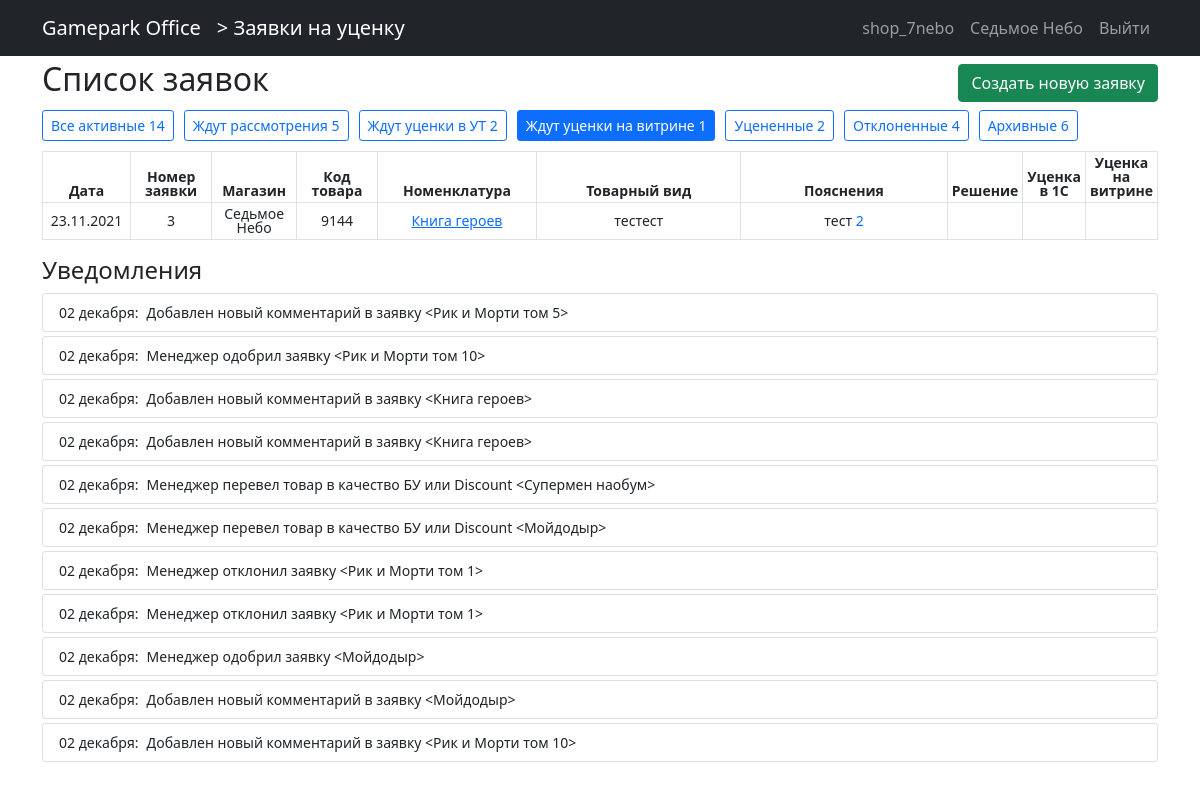
The app's page /zayavki/ (signed in) with its own data.
### users/models.py (models this page shows)
class User(AbstractUser):
    email = models.EmailField(blank=True)
    role = models.ForeignKey(Roles, on_delete=models.PROTECT, null=True, default=None)
    shop = models.ForeignKey(Shops, on_delete=models.PROTECT, null=True, default=None, blank=True)

class Shops(models.Model):
    nameshop = models.CharField(max_length=30)
    class Meta:
        verbose_name_plural = "Магазины"
        verbose_name = "Магазин"
    def __str__(self):
        return self.nameshop

### zayavki/models.py (models this page shows, shortened)
class FiltersOfZayavok(models.Model):
    label = models.CharField(max_length=30)  # Название/отображение на сайте
    link = models.CharField(max_length=10)  # как будет отображаться в ссылке
    status1 = models.BooleanField(default=None, null=True)  # одобрено
    status2 = models.BooleanField(default=None, null=True)  # отклонено
    status3 = models.BooleanField(default=None, null=True)  # уценено
    status4 = models.BooleanField(default=None, null=True)  # ценник сменен
    status5 = models.BooleanField(default=None, null=True)  # в архиве
    status6 = models.BooleanField(default=None, null=True)
    for_roles = models.ManyToManyField(Roles)
    class Meta:
        verbose_name_plural = "Фильтры заявок"
        verbose_name = "Фильтр заявок"

class Zayavka(models.Model):
    user = models.ForeignKey(
        User, default=None, null=True, on_delete=models.PROTECT)
    data = models.DateField(auto_now_add=True)
    category = models.ForeignKey(Category, on_delete=models.PROTECT)
    code = models.CharField(max_length=10)
    name = models.CharField(max_length=100)
    description = models.TextField()
    clarification = models.TextField()
    foto1 = models.ImageField(upload_to="zayavki/foto", blank=True)
    foto2 = models.ImageField(upload_to="zayavki/foto", blank=True)
    status1 = models.BooleanField(default=False)  # одобрено
    status2 = models.BooleanField(default=False)  # отклонено
    status3 = models.BooleanField(default=False)  # уценено
    status4 = models.BooleanField(default=False)  # ценник сменен
    status5 = models.BooleanField(default=False)  # в архиве
    status6 = models.BooleanField(default=False)
    clarification_of_manager = models.CharField(max_length=150, blank=True)
    manager = models.ForeignKey(
        User, default=None, null=True, on_delete=models.PROTECT, related_name='+')
    class Meta:
        verbose_name_plural = "Заявки"
        verbose_name = "Заявка"
    def __str__(self):
        return self.name
    def get_count_comments(self):
        return Comments2.objects.filter(object_id=self.id).count()

class Notifications2(models.Model):
    created = models.DateField(auto_now_add=True)
    recipient = models.ManyToManyField(User)
    zayavka = models.ForeignKey(
        Zayavka, default=None, null=True, on_delete=models.PROTECT)
    text = models.CharField(max_length=250)
    class Meta:
        verbose_name_plural = "Уведомления"
        verbose_name = "Уведомление"

### zayavki/views.py (the view)
# urls.py: path("", ZayavkaFilterList.as_view(), name="zayavki_list"),
class ZayavkaFilterList(LoginRequiredMixin, ListView):
    model = Zayavka
    paginate_by = KOL_RECORDS_ON_PAGE
    template_name = "zayavki/zayavka_list.html"
    context_object_name = "zayavki"
    def get_queryset(self):
        return get_users_queryset_onfilter(self.request.user, self.get_filter_from_post_or_default())
    def get_filter_from_post_or_default(self):
        return self.kwargs.get('filter', get_users_default_filter(self.request.user))
    def get_context_data(self, **kwargs):
        context = super().get_context_data(**kwargs)
        context["title"] = "Заявки на уценку"
        context["name_page"] = "Заявки на уценку"
        context['filters'] = get_listdict_of_filters_with_counts(self.request.user)
        context['cur_filter'] = self.get_filter_from_post_or_default()
        context['notifications'] = get_notifications(self.request.user)
        return context

### zayavki/service_notifications.py (called while the page is built)
def get_notifications(user: User) -> list:
    notifications = Notifications2.objects.filter(
        recipient=user).order_by("-id")
    result = []
    for ntf in notifications:
        result.append(
            {"created": ntf.created, "text": ntf.text, "zayavka_id": ntf.zayavka.id})
    return result

### zayavki/services_zayavka_list.py (called while the page is built)
def get_users_default_filter(user:User) -> str:
    return FiltersOfZayavok.objects.get(for_roles=user.role).link

def get_users_queryset(user:User):
    if user.role.namerole == "Магазин":
        return Zayavka.objects.filter(user__shop=user.shop).order_by("-id")
    else:
        return Zayavka.objects.filter(category__in=user.role.work_category.all()).order_by("-id")

def get_users_queryset_onfilter(user:User, filter_link:str):
    filter_ = FiltersOfZayavok.objects.get(link=filter_link)
    users_queryset = get_users_queryset(user)
    return users_queryset.filter(
            status1__in=[True,False] if filter_.status1==None else  [filter_.status1],
            status2__in=[True,False] if filter_.status2==None else  [filter_.status2],
            status3__in=[True,False] if filter_.status3==None else  [filter_.status3],
            status4__in=[True,False] if filter_.status4==None else  [filter_.status4],
            status5__in=[True,False] if filter_.status5==None else  [filter_.status5],
            status6__in=[True,False] if filter_.status6==None else  [filter_.status6]
            ).order_by("-id")

def get_count_of_filter(user:User, filter_link:str):
    return get_users_queryset_onfilter(user, filter_link).count()

def get_listdict_of_filters_with_counts(user:User):
    result = []
    for filter_ in FiltersOfZayavok.objects.all():
        temp = {"label":filter_.label, "link":filter_.link, "count":get_count_of_filter(user, filter_.link)}
        if temp["count"]==0: temp["count"] = ""
        result.append(temp)
    return result

### zayavki/templates/zayavki/zayavka_list.html (shortened to what this page needs)
{% extends 'main_page/base.html' %}
{% load  static %}
{% block css %}
    <link href= {% static 'styles.css' %} rel="stylesheet">
{% endblock css %}
{% block name_app %}
    <a class="navbar-brand flex-grow-1" href="{% url 'zayavki:zayavki_list' %}"> > Заявки на уценку</a>
{% endblock name_app %}
{% block content %}
    <div >
        <div class="row justify-content-between">
            <div class="col-8 m-auto">
                <h2>Список заявок</h2>
            </div>
            <div class="col-4">
                <div class="col my-2 text-end">
                    <a class="btn btn-success text-nowrap" href="{% url 'zayavki:zayavka-create' %}?prev={{ request.path }}">Создать новую заявку</a>
                </div>
            </div>
        </div>
        <div class="select_filter">
            {% for one_filter in filters %}
                <div>
                    <a
                      {% if one_filter.link != cur_filter %} class="btn btn-outline-primary btn-sm text-nowrap" {% else %} class="btn btn-primary btn-sm text-nowrap" {% endif %}
                      href="{% url 'zayavki:zayavki_filter_list' one_filter.link %}"
                      role="button">
                      {{ one_filter.label }} {{ one_filter.count }}
                    </a>
                </div>
            {% endfor %}
        </div>
        <div class="table-responsive">
        <table class="table table-hover table-bordered table-sm my_table  ">
            <thead>
                <tr class="">
                    <th class="col-1">Дата</th>
                    <th class="col-1">Номер заявки</th>
                    <th class="col-1">Магазин</th>
                    <th class="col-1">Код товара</th>
                    <th class="col-2" >Номенклатура</th>
                    <th class="col-3">Товарный вид</th>
                    <th class="col-3">Пояснения</th>
                    <th class="col">Решение</th>
                    <th class="col">Уценка в 1С</th>
                    <th class="col">Уценка на витрине</th>
                </tr>
            </thead>
            <tbody>
            {%for zayavka in zayavki%}
                <tr>
                    <td>{{zayavka.data|date:"d.m.Y"}}</td>
                    <td>{{zayavka.id}}</td>
                    <td>{{zayavka.user.shop}}</td>
                    <td>{{zayavka.code}}</td>
                    <td>
                        <a href="{% url 'zayavki:zayavka-detail' zayavka.id %}?prev={{ request.path }}"> {{zayavka}} </a>
                    </td>
                    <td>{{zayavka.description}}
                    </td>
                    <td>{{zayavka.clarification}}
                        {% if zayavka.get_count_comments > 0 %}
                        <a href="{% url 'zayavki:zayavka-detail' zayavka.id %}?prev={{ request.path }}" class="text-decoration-none">
                            {{ zayavka.get_count_comments }}
                        </a>
                        {% endif %}
                    </td>
                    <td>
                    </td>
                    <td>
                    </td>
                    <td>
                    </td>
                </tr>
            {%endfor%}
        </tbody>
        </table>
        </div>
        {% include "zayavki/notifications.html" %}
    </div>
{% endblock content %}

### main_page/templates/main_page/base.html (shortened to what this page needs)
{% load static %}
<!DOCTYPE html>
<html lang="en">
<head>
    <link href= {% static 'bootstrap-5/css/bootstrap.min.css' %}  rel="stylesheet">
    {% block css %}{% endblock css %}
</head>
<body>
<nav class="navbar navbar-expand-lg navbar-dark bg-dark">
    <div class="container">
        <a class="navbar-brand "
           href="{% url 'main_page:index' %}">
           Gamepark Office
        </a>
        {% block name_app %}{% endblock name_app %}
        <div class="collapse navbar-collapse flex-grow-0" id="navbarContent">
            <ul class="navbar-nav">
                {% if user.is_authenticated %}
                <li class="nav-item">
                    <a class="nav-link" href="{% url 'users:profile' %}">{{user.username }} </a>
                </li>
                    {% if user.shop %}
                        <li class="nav-item">
                            <a class="nav-link" href="{% url 'users:profile' %}">{{user.shop }} </a>
                        </li>
                    {% endif %}
                    <li class="nav-item">
                        <a class="nav-link" href="{% url 'users:logout' %}">Выйти </a>
                    </li>
                {% else %}
                    <li class="nav-item">
                        <a class="nav-link" href="{% url 'users:login' %}">Войти <i class="fas fa-sign-in-alt"></i></a>
                    </li>
                {% endif %}
            </ul>
        </div>
    </div>
</nav>
<div class="container">
    {% block content %} {% endblock content %}
</div>
</body>
</html>

### zayavki/templates/zayavki/notifications.html (shortened to what this page needs)
<h4>Уведомления</h4>
{% for notification in notifications %}
    <div class="list-group">
        <a href="{% url 'zayavki:zayavka-detail' notification.zayavka_id %}"
           class="list-group-item list-group-item-action mb-1" aria-current="true">
            <div class="d-flex w-100">
                <small class="pe-2 m-0">{{notification.created|date:"d E"}}:</small>
                <small class="p-0 m-0">{{ notification.text }}</small>
            </div>
        </a>
    </div>
{% endfor %}

### static/styles.css (style rules this page uses)
.select_filter { display:flex; flex-wrap: wrap; text-decoration: none; gap:10px; margin-bottom: 10px; }
.my_table { padding-left: 3px; padding-right: 3px; font-size: 14px; line-height: 1; vertical-align: middle; text-align: center; }

### records on screen
User: username "shop_7nebo", shop "Седьмое Небо"
FiltersOfZayavok: label "Все активные"
FiltersOfZayavok: label "Ждут рассмотрения"
FiltersOfZayavok: label "Ждут уценки в УТ"
FiltersOfZayavok: label "Ждут уценки на витрине"
FiltersOfZayavok: label "Уцененные"
FiltersOfZayavok: label "Отклоненные"
FiltersOfZayavok: label "Архивные"
Zayavka: data "23.11.2021", id "3", user.shop "Седьмое Небо", code "9144", name "Книга героев", description "тестест", clarification "тест", get_count_comments "2"
Notifications2: created "02 декабря", text "Добавлен новый комментарий в заявку <Рик и Морти том 5>"
Notifications2: created "02 декабря", text "Менеджер одобрил заявку <Рик и Морти том 10>"
Notifications2: created "02 декабря", text "Добавлен новый комментарий в заявку <Книга героев>"
Notifications2: created "02 декабря", text "Добавлен новый комментарий в заявку <Книга героев>"
Notifications2: created "02 декабря", text "Менеджер перевел товар в качество БУ или Discount <Супермен наобум>"
Notifications2: created "02 декабря", text "Менеджер перевел товар в качество БУ или Discount <Мойдодыр>"
Notifications2: created "02 декабря", text "Менеджер отклонил заявку <Рик и Морти том 1>"
Notifications2: created "02 декабря", text "Менеджер отклонил заявку <Рик и Морти том 1>"
Notifications2: created "02 декабря", text "Менеджер одобрил заявку <Мойдодыр>"
Notifications2: created "02 декабря", text "Добавлен новый комментарий в заявку <Мойдодыр>"
Notifications2: created "02 декабря", text "Добавлен новый комментарий в заявку <Рик и Морти том 10>"

### other values on screen
{{ one_filter.count }} "14" "5" "2" "1" "2" "4" "6"
